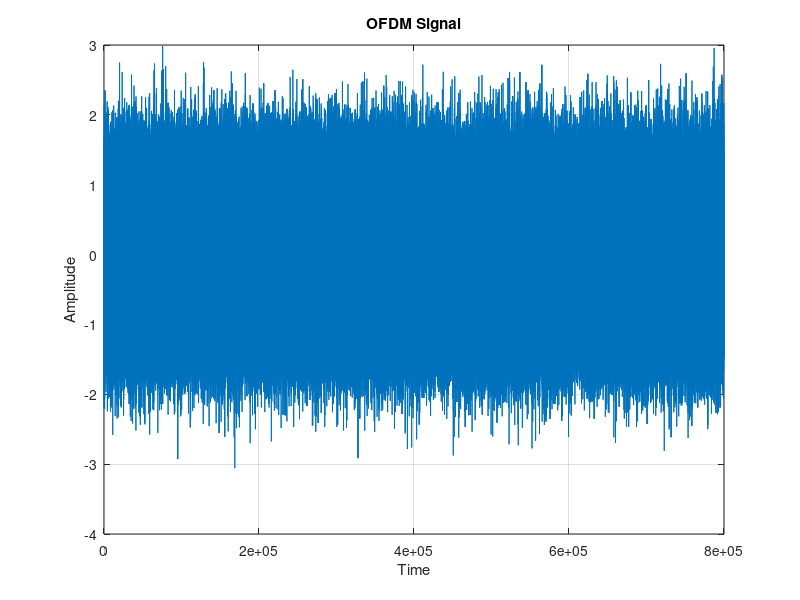

This chart was generated by the following MATLAB code: (Note: this script raises an error after producing the figure.)

%% Setting Parameters
Subcarriers = 64;  % total number of subcarrier (IFFT length equal to Subcarriers) N
Subcarriers1 = 16;
Subcarriers2 = 16;
Subcarriers3 = 16;
Subcarriers4 = 16;

M1 = 4;            % number of constellations 4-QAM
M2 = 16;           % number of constellations 16-QAM
M3 = 64;           % number of constellations 64-QAM
M4 = 256;          % number of constellations 256-QAM
k1 = log2(M1);     % number of bits per constellation m
k2 = log2(M2);     % number of bits per constellation m
k3 = log2(M3);     % number of bits per constellation m
k4 = log2(M4);     % number of bits per constellation m
numOfSym = 10^4;   % number of OFDM Symbols  
GI = 1/4;          % Guard Interval or Cyclic Prefix, normaly 0.25 of the entire OFDM symbols 
snr = 15;          % Signal to noise ratio in dB


%% --------------------- TRANSMITER --------------------------------------
% Generate Data to be modulated on the subcarriers
TxData1 = randi([0,M1-1], Subcarriers1, numOfSym); %Matrix of Subcareer x numOfsym filled with nrandom nums from 1 to M-1(15)                            
TxData2 = randi([0,M2-1], Subcarriers2, numOfSym);
TxData3 = randi([0,M3-1], Subcarriers3, numOfSym);
TxData4 = randi([0,M4-1], Subcarriers4, numOfSym);

% Implement QAM modulation
TxData_Modulated1 = qammod(TxData1,M1);
TxData_Modulated2 = qammod(TxData2,M2);
TxData_Modulated3 = qammod(TxData3,M3);
TxData_Modulated4 = qammod(TxData4,M4);

TxData_Modulated = [TxData_Modulated1;TxData_Modulated2;TxData_Modulated3;TxData_Modulated4];

% Perform IFFT
TxData_IFFT = ifft(TxData_Modulated);
 
% Adding cyclic Prefix
TxData_GI = [TxData_IFFT((1-GI)*Subcarriers+1:end,:);TxData_IFFT];
 
% Plotting OFDM signal in time domain 
[row , col] = size(TxData_GI);
len = row*col; %for here is 80k
ofdm_signal = reshape(TxData_GI, 1, len); %returns 1 x 80,000 matrix with TxData_GI 's elemnts in that vector
figure(1);
plot(real(ofdm_signal)); 
xlabel('Time'); 
ylabel('Amplitude');
title('OFDM Signal');
grid on;


%% Channel
BER_vector1 = zeros(1,21);
BER_vector2 = zeros(1,21);
BER_vector3 = zeros(1,21);
BER_vector4 = zeros(1,21);

i = 1;
for snr = -20:2:20
    rx_signal = awgn(TxData_GI ,snr,'measured');
    

    %% --------------------- RECEIVER ----------------------------------------
    
    % Cyclic Prefix  removal
    Recieve_GIremoved  =  rx_signal(GI*Subcarriers+1 : Subcarriers+GI*Subcarriers, :); 
     
    % FFT operation
    RecieveData_FFT = fft(Recieve_GIremoved);
    Signal_Magnitude = real(RecieveData_FFT);
    Signal_Phase = imag(RecieveData_FFT);
     
    % plot the received constellations for a specific subcarrier
    % figure(2)
    % subplot(5,4,i);
    n = 4; % selected subcarrier out of 64
    %scatterplot(RecieveData_FFT(n,:)); 
    %title('FFT Output 16-QAM');
     
    % Demodulation
    RecieveData1 = qamdemod(RecieveData_FFT(1 :16,:),M1);
    RecieveData2 = qamdemod(RecieveData_FFT(17:32,:),M2);
    RecieveData3 = qamdemod(RecieveData_FFT(33:48,:),M3);
    RecieveData4 = qamdemod(RecieveData_FFT(49:64,:),M4);
 
    % Number of Bit Errors and Bit Error Rate computation
    [num1 , BER1] = biterr(TxData1, RecieveData1);
    [num2 , BER2] = biterr(TxData2, RecieveData2);
    [num3 , BER3] = biterr(TxData3, RecieveData3);
    [num4 , BER4] = biterr(TxData4, RecieveData4);


    BER_vector1(1,i) = BER1;
    BER_vector2(1,i) = BER2;
    BER_vector3(1,i) = BER3;
    BER_vector4(1,i) = BER4;

    EbNoVec = snr - 10*log10(k); % in terms of energy per bit to noise power spectral density ratio (Eb/No)
    ber_theo(1, i) = berawgn(EbNoVec,'qam',M);

    i = i+1;
end

figure
semilogy(1:21, BER_vector1,'-ok',1:21, BER_vector2,'-ob',1:21, BER_vector3,'-oy',1:21, BER_vector4,'-og', 1:21, ber_theo);
grid;
ylabel('BER');
xlabel('SNR [dB]');
legend('AWGN-simulation', 'AWGN-theoretical');

